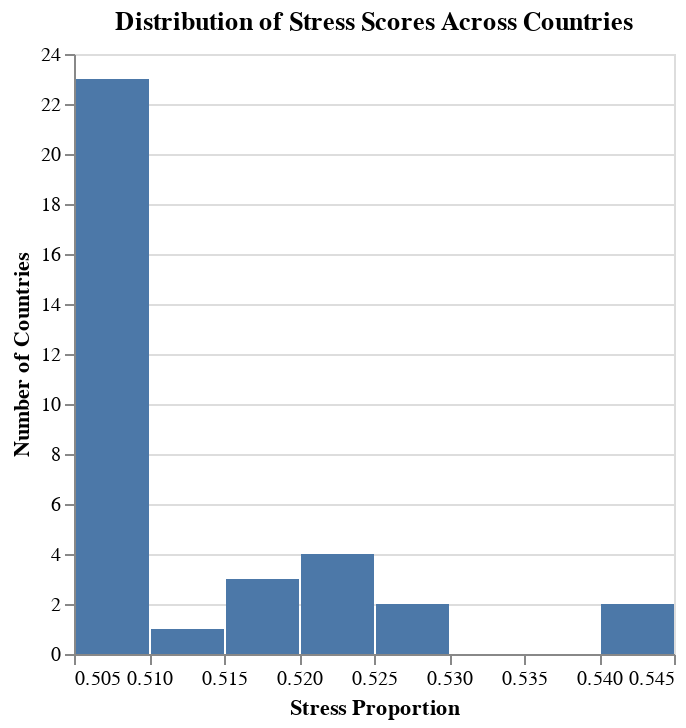

The code cell stored with this chart in its notebook:
### Markdown cell above
**B. Understand the stress trends in these countries.**

### Code cell
# 15. Round 'StressProportion' to 3 decimal places
country_stress_prop['StressProportion'] = country_stress_prop['StressProportion'].round(3)

# 16. Sort by 'StressProportion' in descending order
country_stress_prop_sorted = country_stress_prop.sort_values('StressProportion', ascending=False)

# 17. Print the sorted DataFrame
print("\nStress Score for all Countries:\n")
print(country_stress_prop_sorted.to_markdown(index=False, numalign="left", stralign="left"))

# 18. Create the histogram
chart = alt.Chart(country_stress_prop).mark_bar().encode(
    x=alt.X('StressProportion:Q', bin=True, title='Stress Proportion'),
    y=alt.Y('count()', title='Number of Countries'),
    tooltip=[alt.Tooltip('StressProportion:Q', bin=True, title='Stress Proportion'), 'count()']
).properties(
    title='Distribution of Stress Scores Across Countries'
).interactive()

# 19. Display the chart 
chart

### Figure 1 — Vega-Lite specification as saved in the notebook (floating-point values rounded to 4 significant figures)
{"config": {"view": {"continuousWidth": 300, "continuousHeight": 300}}, "data": {"name": "data-1d6557650b785728959eb54ef9ca25ff"}, "mark": {"type": "bar"}, "encoding": {"tooltip": [{"bin": true, "field": "StressProportion", "title": "Stress Proportion", "type": "quantitative"}, {"aggregate": "count", "type": "quantitative"}], "x": {"bin": true, "field": "StressProportion", "title": "Stress Proportion", "type": "quantitative"}, "y": {"aggregate": "count", "title": "Number of Countries", "type": "quantitative"}}, "params": [{"name": "param_13", "select": {"type": "interval", "encodings": ["x", "y"]}, "bind": "scales"}], "title": "Distribution of Stress Scores Across Countries", "$schema": "https://vega.github.io/schema/vega-lite/v5.20.1.json", "datasets": {"data-1d6557650b785728959eb54ef9ca25ff": [{"Country": "Australia", "StressProportion": 0.525}, {"Country": "Belgium", "StressProportion": 0.54}, {"Country": "Bosnia and Herzegovina", "StressProportion": 0.506}, {"Country": "Brazil", "StressProportion": 0.506}, {"Country": "Canada", "StressProportion": 0.52}, {"Country": "Colombia", "StressProportion": 0.506}, {"Country": "Costa Rica", "StressProportion": 0.506}, {"Country": "Croatia", "StressProportion": 0.506}, {"Country": "Czech Republic", "StressProportion": 0.506}, {"Country": "Denmark", "StressProportion": 0.506}, {"Country": "Finland", "StressProportion": 0.506}, {"Country": "France", "StressProportion": 0.506}, {"Country": "Georgia", "StressProportion": 0.506}, {"Country": "Germany", "StressProportion": 0.506}, {"Country": "Greece", "StressProportion": 0.506}, {"Country": "India", "StressProportion": 0.516}, {"Country": "Ireland", "StressProportion": 0.516}, {"Country": "Israel", "StressProportion": 0.506}, {"Country": "Italy", "StressProportion": 0.506}, {"Country": "Mexico", "StressProportion": 0.506}, {"Country": "Moldova", "StressProportion": 0.506}, {"Country": "Netherlands", "StressProportion": 0.511}, {"Country": "New Zealand", "StressProportion": 0.521}, {"Country": "Nigeria", "StressProportion": 0.506}, {"Country": "Philippines", "StressProportion": 0.506}, {"Country": "Poland", "StressProportion": 0.54}, {"Country": "Portugal", "StressProportion": 0.506}, {"Country": "Russia", "StressProportion": 0.506}, {"Country": "Singapore", "StressProportion": 0.506}, {"Country": "South Africa", "StressProportion": 0.521}, {"Country": "Sweden", "StressProportion": 0.526}, {"Country": "Switzerland", "StressProportion": 0.506}, {"Country": "Thailand", "StressProportion": 0.506}, {"Country": "United Kingdom", "StressProportion": 0.515}, {"Country": "United States", "StressProportion": 0.52}]}}
